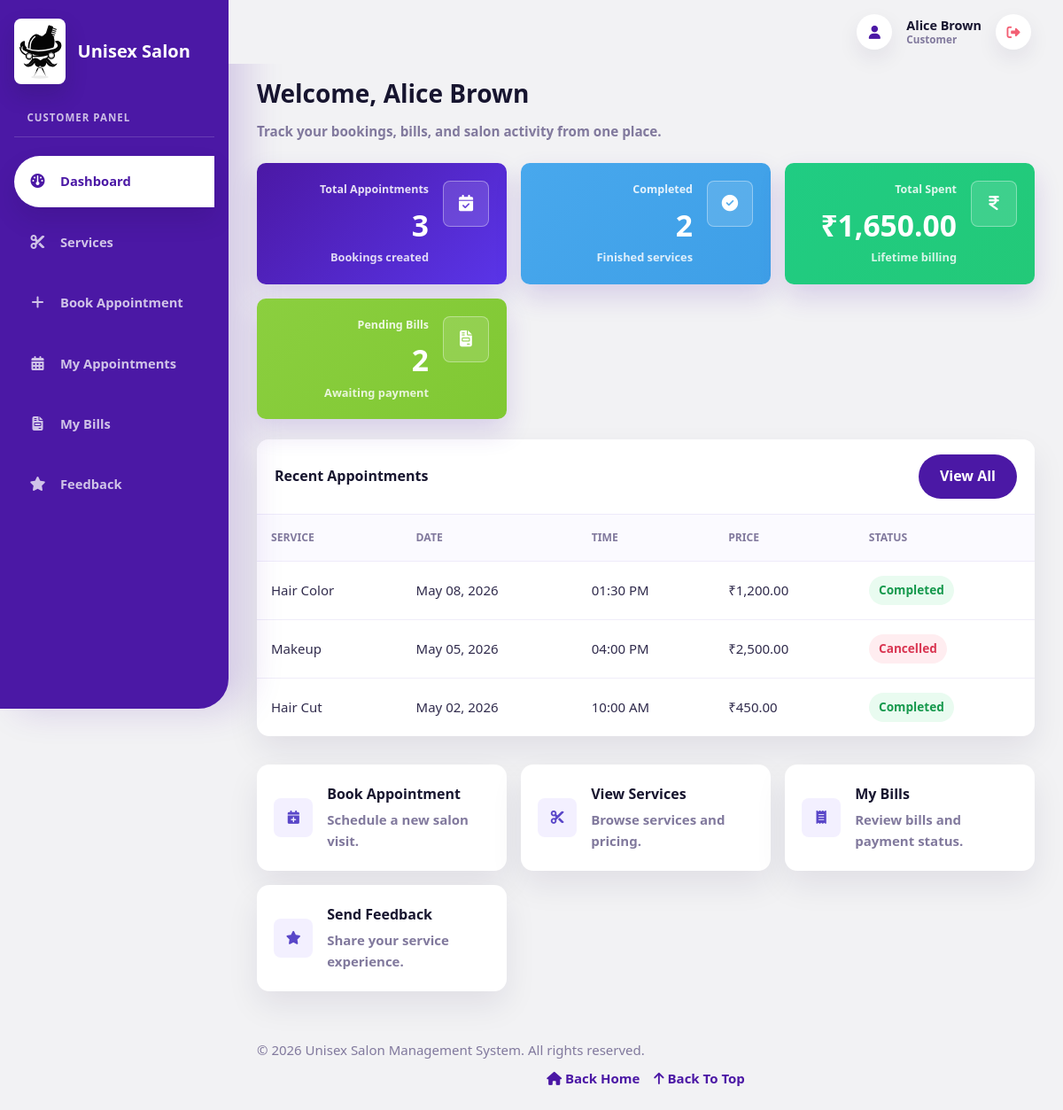
Screenshot of /customer/dashboard.php (signed in) with the database file from the repository.
### tables this page shows
CREATE TABLE `customers` (
  `id` int NOT NULL AUTO_INCREMENT,
  `name` varchar(100) NOT NULL,
  `email` varchar(100) NOT NULL,
  `password` varchar(255) NOT NULL,
  `phone` varchar(15) DEFAULT NULL,
  `gender` enum('Male','Female','Other') DEFAULT NULL,
  `date_of_birth` date DEFAULT NULL,
  `address` text,
  `last_login` timestamp NULL DEFAULT NULL,
  `city` varchar(50) DEFAULT NULL,
  `profile_image` varchar(255) DEFAULT NULL,
  `status` enum('active','inactive') DEFAULT 'active',
  `created_at` timestamp NULL DEFAULT CURRENT_TIMESTAMP,
  `updated_at` timestamp NULL DEFAULT CURRENT_TIMESTAMP ON UPDATE CURRENT_TIMESTAMP,
  PRIMARY KEY (`id`),
  UNIQUE KEY `email` (`email`),
  UNIQUE KEY `phone` (`phone`)
);

CREATE TABLE `appointments` (
  `id` int NOT NULL AUTO_INCREMENT,
  `customer_id` int NOT NULL,
  `staff_id` int DEFAULT NULL,
  `service_id` int NOT NULL,
  `appointment_date` date NOT NULL,
  `appointment_time` time NOT NULL,
  `status` enum('pending','approved','rejected','confirmed','in-progress','completed','cancelled') DEFAULT 'pending',
  `notes` text,
  `created_at` timestamp NULL DEFAULT CURRENT_TIMESTAMP,
  `updated_at` timestamp NULL DEFAULT CURRENT_TIMESTAMP ON UPDATE CURRENT_TIMESTAMP,
  PRIMARY KEY (`id`),
  KEY `service_id` (`service_id`),
  KEY `idx_customer` (`customer_id`),
  KEY `idx_staff` (`staff_id`),
  KEY `idx_date` (`appointment_date`),
  CONSTRAINT `appointments_ibfk_1` FOREIGN KEY (`customer_id`) REFERENCES `customers` (`id`) ON DELETE CASCADE,
  CONSTRAINT `appointments_ibfk_2` FOREIGN KEY (`staff_id`) REFERENCES `staff` (`id`) ON DELETE SET NULL,
  CONSTRAINT `appointments_ibfk_3` FOREIGN KEY (`service_id`) REFERENCES `services` (`id`) ON DELETE CASCADE
);

CREATE TABLE `services` (
  `id` int NOT NULL AUTO_INCREMENT,
  `name` varchar(100) NOT NULL,
  `description` text,
  `price` decimal(10,2) NOT NULL,
  `duration` int NOT NULL,
  `category` varchar(50) DEFAULT NULL,
  `gender_category` enum('Male','Female','Kids','Unisex') NOT NULL DEFAULT 'Unisex',
  `status` enum('active','inactive') DEFAULT 'active',
  `image` varchar(255) DEFAULT NULL,
  `created_at` timestamp NULL DEFAULT CURRENT_TIMESTAMP,
  `updated_at` timestamp NULL DEFAULT CURRENT_TIMESTAMP ON UPDATE CURRENT_TIMESTAMP,
  PRIMARY KEY (`id`),
  UNIQUE KEY `name` (`name`)
);

### includes/auth.php (called while the page is built, shortened)
<?php
function isLoggedIn() {
    return isset($_SESSION['user_id']);
}
function hasRole($role) {
    return isset($_SESSION['role']) && $_SESSION['role'] === $role;
}
function getCustomerById($id) {
    return fetchOne("SELECT * FROM customers WHERE id = $id LIMIT 1");
}
function getCurrentCustomer() {
    if (isLoggedIn() && hasRole('customer')) {
        return getCustomerById($_SESSION['user_id']);
    }
    return null;
}
?>

### config/db.php (called while the page is built, shortened)
<?php
$conn = new mysqli(DB_HOST, DB_USER, DB_PASSWORD, DB_NAME);
$conn->set_charset("utf8");
function fetchAll($query) {
    global $conn;
    $result = $conn->query($query);
    return $result->fetch_all(MYSQLI_ASSOC);
}
function fetchOne($query) {
    global $conn;
    $result = $conn->query($query);
    return $result->fetch_assoc();
}
function formatCurrency($amount) {
    return '₹' . number_format((float)$amount, 2);
}
function statusLabel($status) {
    return ucwords(str_replace('-', ' ', (string)$status));
}
function badgeClass($status) {
    switch ($status) {
        case 'completed':
        case 'paid':
            return 'badge-success';
        case 'rejected':
        case 'cancelled':
            return 'badge-danger';
    }
}
function formatDate($date) {
    return date('M d, Y', strtotime($date));
}
?>

### customer/dashboard.php (the view, shortened to what this page needs)
<?php
require_once '../config/db.php';
require_once '../includes/auth.php';
$customer = getCurrentCustomer();
$customer_id = $customer['id'];
$total_appointments = fetchOne("SELECT COUNT(*) as count FROM appointments WHERE customer_id = $customer_id")['count'];
$completed_appointments = fetchOne("SELECT COUNT(*) as count FROM appointments WHERE customer_id = $customer_id AND status = 'completed'")['count'];
$pending_bills = fetchOne("SELECT COUNT(*) as count FROM bills WHERE customer_id = $customer_id")['count'];
$total_spent = fetchOne("SELECT COALESCE(SUM(final_amount), 0) as total FROM bills WHERE customer_id = $customer_id")['total'];
$recent_appointments = fetchAll("
    SELECT a.*, s.name as service_name, s.price
    FROM appointments a
    JOIN services s ON a.service_id = s.id
    WHERE a.customer_id = $customer_id
    ORDER BY a.appointment_date DESC
    LIMIT 5
");
?>
<!DOCTYPE html>
<html lang="en">
<head>
    <link rel="stylesheet" href="<?php echo BASE_URL; ?>assets/css/style.css">
</head>
<body>
    <?php include '../includes/header.php'; ?>
    <?php include '../includes/sidebar.php'; ?>
    <div class="main-content">
        <div class="page-header">
            <h1>Welcome, <?php echo htmlspecialchars($customer['name']); ?></h1>
            <p>Track your bookings, bills, and salon activity from one place.</p>
        </div>
        <div class="dashboard-grid">
            <div class="dashboard-card success">
                <div class="card-icon"><i class="fa-solid fa-calendar-check"></i></div>
                <div class="card-label">Total Appointments</div>
                <div class="card-value"><?php echo $total_appointments; ?></div>
                <div class="card-description">Bookings created</div>
            </div>
            <div class="dashboard-card info">
                <div class="card-icon"><i class="fa-solid fa-circle-check"></i></div>
                <div class="card-label">Completed</div>
                <div class="card-value"><?php echo $completed_appointments; ?></div>
                <div class="card-description">Finished services</div>
            </div>
            <div class="dashboard-card warning">
                <div class="card-icon"><i class="fa-solid fa-indian-rupee-sign"></i></div>
                <div class="card-label">Total Spent</div>
                <div class="card-value"><?php echo formatCurrency($total_spent); ?></div>
                <div class="card-description">Lifetime billing</div>
            </div>
            <div class="dashboard-card danger">
                <div class="card-icon"><i class="fa-solid fa-file-invoice"></i></div>
                <div class="card-label">Pending Bills</div>
                <div class="card-value"><?php echo $pending_bills; ?></div>
                <div class="card-description">Awaiting payment</div>
            </div>
        </div>
        <div class="table-container">
            <div class="table-header flex-between">
                <h2>Recent Appointments</h2>
                <a href="<?php echo BASE_URL; ?>customer/my_appointments.php" class="btn btn-primary btn-sm">View All</a>
            </div>
            <table>
                <thead>
                    <tr>
                        <th>Service</th>
                        <th>Date</th>
                        <th>Time</th>
                        <th>Price</th>
                        <th>Status</th>
                    </tr>
                </thead>
                <tbody>
                    <?php if ($recent_appointments): ?>
                        <?php foreach ($recent_appointments as $appt): ?>
                            <tr>
                                <td><?php echo htmlspecialchars($appt['service_name']); ?></td>
                                <td><?php echo formatDate($appt['appointment_date']); ?></td>
                                <td><?php echo date('h:i A', strtotime($appt['appointment_time'])); ?></td>
                                <td><?php echo formatCurrency($appt['price']); ?></td>
                                <td><span class="badge <?php echo badgeClass($appt['status']); ?>"><?php echo statusLabel($appt['status']); ?></span></td>
                            </tr>
                        <?php endforeach; ?>
                    <?php else: ?>
                        <tr><td colspan="5" class="text-center">No appointments yet</td></tr>
                    <?php endif; ?>
                </tbody>
            </table>
        </div>
        <div class="action-grid">
            <a href="<?php echo BASE_URL; ?>customer/book_appointment.php" class="action-card">
                <i class="fa-solid fa-calendar-plus"></i>
                <div><h3>Book Appointment</h3><p>Schedule a new salon visit.</p></div>
            </a>
            <a href="<?php echo BASE_URL; ?>customer/services.php" class="action-card">
                <i class="fa-solid fa-scissors"></i>
                <div><h3>View Services</h3><p>Browse services and pricing.</p></div>
            </a>
            <a href="<?php echo BASE_URL; ?>customer/my_bills.php" class="action-card">
                <i class="fa-solid fa-receipt"></i>
                <div><h3>My Bills</h3><p>Review bills and payment status.</p></div>
            </a>
            <a href="<?php echo BASE_URL; ?>customer/feedback.php" class="action-card">
                <i class="fa-solid fa-star"></i>
                <div><h3>Send Feedback</h3><p>Share your service experience.</p></div>
            </a>
        </div>
    </div>
    <?php include '../includes/footer.php'; ?>
</body>
</html>

### rows the page displays
customers: name "Alice Brown"
appointments: service.name "Hair Color", appointment_date "May 08, 2026", appointment_time "01:30 PM", service.price "₹1,200.00", status "Completed"
appointments: service.name "Makeup", appointment_date "May 05, 2026", appointment_time "04:00 PM", service.price "₹2,500.00", status "Cancelled"
appointments: service.name "Hair Cut", appointment_date "May 02, 2026", appointment_time "10:00 AM", service.price "₹450.00", status "Completed"

### other values shown
$_SESSION['name'] "Alice Brown"
$_SESSION['role'] "Customer"
$total_appointments "3"
$completed_appointments "2"
formatCurrency($total_spent) "₹1,650.00"
$pending_bills "2"
